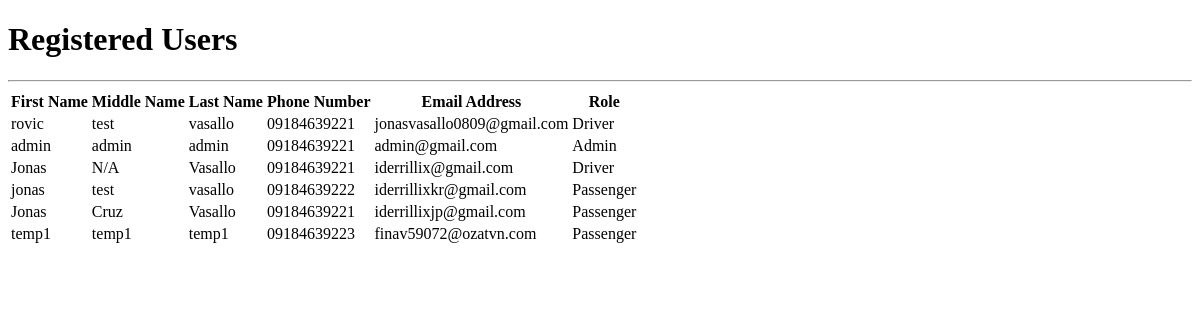
/list.php, run on an earlier commit of the app's database.
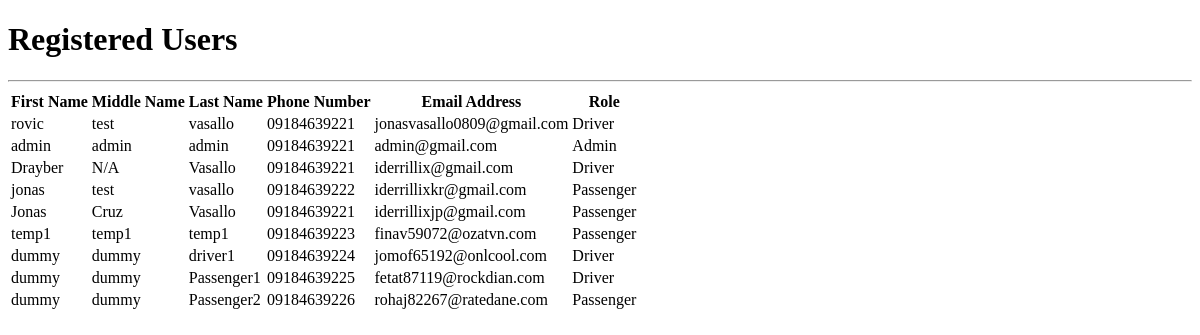
And on a later commit of the database.
### tables this page shows
CREATE TABLE `users` (
  `uID` int(11) NOT NULL,
  `fname` varchar(50) DEFAULT NULL,
  `mname` varchar(50) DEFAULT NULL,
  `lname` varchar(50) DEFAULT NULL,
  `uPhone` char(13) DEFAULT NULL,
  `birthday` date NOT NULL,
  `street` varchar(50) NOT NULL,
  `brgy` varchar(50) NOT NULL,
  `city` varchar(50) NOT NULL,
  `prov` varchar(50) NOT NULL,
  `uEmail` varchar(255) DEFAULT NULL,
  `uPswd` varchar(255) DEFAULT NULL,
  `uType` varchar(50) DEFAULT NULL,
  `ticket_bal` int(11) NOT NULL,
  `lic_no` char(13) DEFAULT NULL,
  `applicant` tinyint(4) NOT NULL DEFAULT 0,
  `user_status` varchar(50) NOT NULL,
  `alert` tinyint(1) NOT NULL DEFAULT 0,
  `prof_path` varchar(255) NOT NULL DEFAULT 'default.jpg'
);

### list.php (the view, shortened to what this page needs)
<!DOCTYPE html>
<html lang="en">
<head>
</head>
<body>
    <h1>Registered Users</h1>
    <hr>
    <table>
        <thead>
            <tr>
                <th>First Name</th>
                <th>Middle Name</th>
                <th>Last Name</th>
                <th>Phone Number</th>
                <th>Email Address</th>
                <th>Role</th>
            </tr>
        </thead>
        <tbody>
            <?php
                require 'dbcon.php';
                $result = mysqli_query($con, "SELECT * FROM users");
                while($row = $result->fetch_assoc()){
                    echo "<tr><td>".$row['fname']."</td><td>".$row['mname']."</td><td>".$row['lname']."</td><td>".$row['uPhone']."</td><td>".$row['uEmail']."</td><td>".$row['uType']."</td></tr>";
                }
            ?>
            <tr>
                <td></td>
            </tr>
        </tbody>
    </table>
</body>
</html>

What changed in the data, as far as the page shows it:
changed users "iderrillix@gmail.com": fname "Jonas" → "Drayber"
added users: fname "dummy", mname "dummy", lname "driver1", uPhone "09184639224", uEmail "jomof65192@onlcool.com", uType "Driver"
added users: fname "dummy", mname "dummy", lname "Passenger1", uPhone "09184639225", uEmail "fetat87119@rockdian.com", uType "Driver"
added users: fname "dummy", mname "dummy", lname "Passenger2", uPhone "09184639226", uEmail "rohaj82267@ratedane.com", uType "Passenger"
